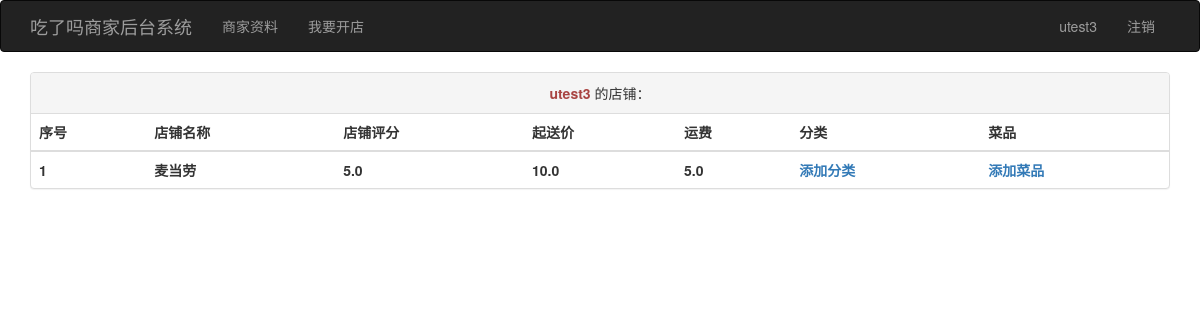
Page /cms/ (signed in) on the earlier database version.
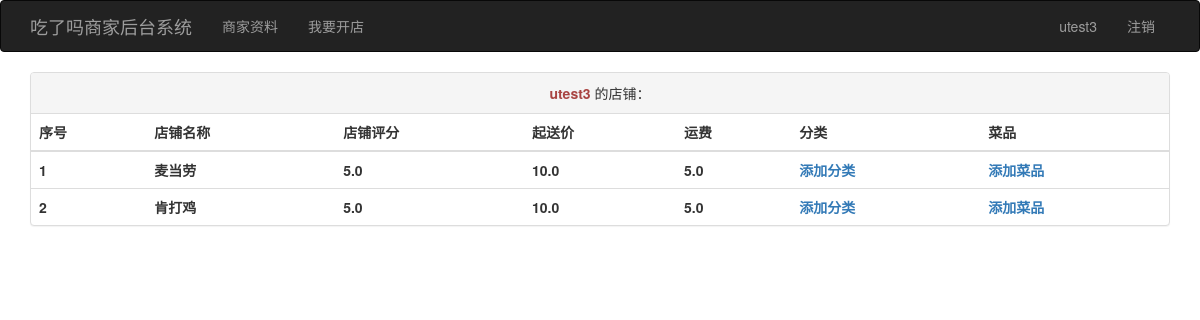
Same page on the later database version.
### apps/models/seller_model.py (models this page shows, shortened)
class SellerUser(BaseModel, UserMixin):
    username = db.Column(db.String(32), unique=True, nullable=False)
    _password = db.Column("password", db.String(128))
    @property
    def password(self):
        return self._password
    @password.setter
    def password(self, arg):
        self._password = generate_password_hash(arg)
    def __repr__(self):
        return "<User {}>".format(self.username)

### apps/models/shop_model.py (models this page shows)
class SellerShop(BaseModel):
    shop_name = db.Column(db.String(32), nullable=False)
    seller_id = db.Column(db.Integer, db.ForeignKey('seller_user.id'))
    seller = db.relationship("SellerUser", backref="shop")
    shop_logo = db.Column(db.String(128), default='')
    shop_rating = db.Column(db.Float, default=5.0)
    is_brand = db.Column(db.Boolean, default=False)
    is_ontime = db.Column(db.Boolean, default=True)
    is_bird = db.Column(db.Boolean, default=True)
    is_bao = db.Column(db.Boolean, default=False)
    is_fp = db.Column(db.Boolean, default=True)
    is_zun = db.Column(db.Boolean, default=False)
    start_cost = db.Column(db.Float, default=0.0)
    send_cost = db.Column(db.Float, default=0.0)
    notice = db.Column(db.String(210), default='')
    discount = db.Column(db.String(210), default='')
    def __repr__(self):
        return '<Shop {} --- {}>'.format(self.shop_name, self.seller)

### apps/cms/auth_view.py (the view)
@cms_bp.route('/', endpoint='index')
def seller_index():
    shop = []
    if current_user.is_authenticated:
        shop = current_user.shop
        print(shop)
    return render_template('cms/index.html', shop=shop)

### apps/forms/login_man.py (called while the page is built)
@login_manager.user_loader
def load_user(userid):
    return SellerUser.query.get(int(userid))

### apps/templates/cms/index.html
{% extends 'cms/base.html' %}
{% block content %}
    <div class="container text-center">
    {% if current_user.is_authenticated %}
        <div class="panel panel-default">
        <div class="panel-heading">
            <strong class="text-danger">{{ current_user.username }}</strong> 的店铺：
        </div>
        <table class="table table-hover">
            <thead>
            <tr>
                <th>序号</th>
                <th>店铺名称</th>
                <th>店铺评分</th>
                <th>起送价</th>
                <th>运费</th>
                <th>分类</th>
                <th>菜品</th>
            </tr>
            </thead>
            <tbody>
            {% for sp in shop %}
                <tr>
                    <th>{{ loop.index }}</th>
                    <th>{{ sp.shop_name }}</th>
                    <th>{{ sp.shop_rating }}</th>
                    <th>{{ sp.start_cost }}</th>
                    <th>{{ sp.send_cost }}</th>
                    <th><a href="{{ url_for('cms.add_cate', shop_id=sp.id) }}">添加分类</a></th>
                    <th><a href="{{ url_for('cms.add_food', shop_id=sp.id) }}">添加菜品</a></th>
                </tr>
            {% endfor %}
            </tbody>
        </table>
    {% else %}
        <h1>赶快加入我们吧！</h1>
    {% endif %}
</div>
{% endblock %}

### apps/templates/cms/base.html (shortened to what this page needs)
{% extends 'bootstrap/base.html' %}
{% block head %}
    {{ super() }}
{% endblock %}
{% block html_attribs %} lang="zh"{% endblock %}
{% block navbar %}
    <nav class="navbar navbar-inverse">
        <div class="container">
            <div class="navbar-header">
                <a class="navbar-brand" href="{{ url_for('cms.index') }}">吃了吗商家后台系统</a>
            </div>
            <div class="collapse navbar-collapse" id="bs-example-navbar-collapse-1">
                <ul class="nav navbar-nav">
                    <li {% if act == 0 %} class="active" {% endif %}><a href="{{ url_for('cms.shop') }}">商家资料</a></li>
                    <li {% if act == 1 %} class="active" {% endif %}><a href="{{ url_for('cms.add_shop') }}">我要开店</a></li>
                </ul>
                <ul class="nav navbar-nav navbar-right">
                    {% if current_user.is_authenticated %}
                        <li><a href="#">{{ current_user.username }}</a></li>
                        <li><a href="{{ url_for('cms.logout') }}">注销</a></li>
                    {% else %}
                        <li><a href="{{ url_for('cms.register') }}">注册</a></li>
                        <li><a href="{{ url_for('cms.login') }}">登录</a></li>
                    {% endif %}
                </ul>
            </div>
        </div>
    </nav>
{% endblock %}

Differences in the rows shown:
added SellerShop: shop_name "肯打鸡", shop_rating "5.0", start_cost "10.0", send_cost "5.0"
